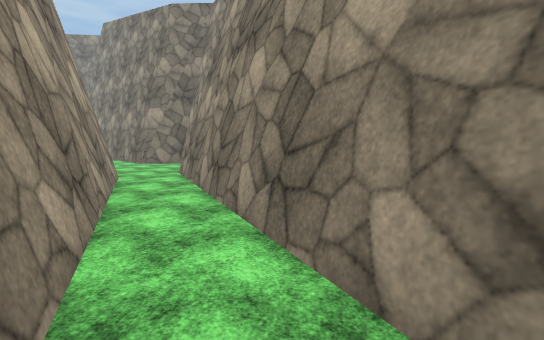
[1] (above)

13 first-person views from a walk through a 3-D level made in the Unity game engine. The camera is 1.2 m above the floor, tilts 6° down and sees 90° across. The floor is counted in squares, 1 m on a side. Each view is taken from the middle of a square. On the plan, view 1 faces up. The plan holds only what a view shows up to about 13 squares ahead; the rest is blank. The place goes on beyond the plan. Surface patterns are stand-ins for the level's own textures.

[2]
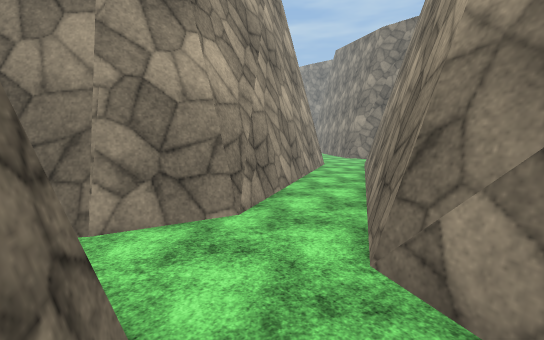

[3]
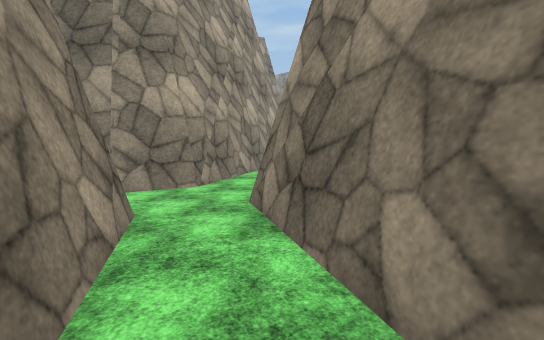

[4]
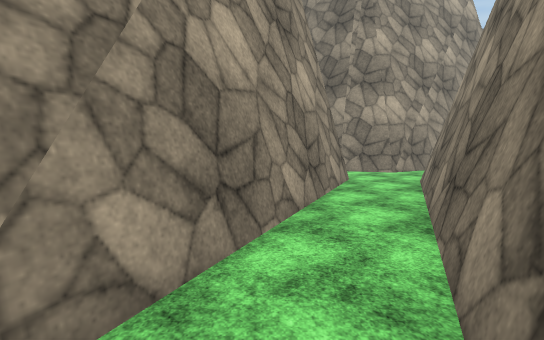

[5]
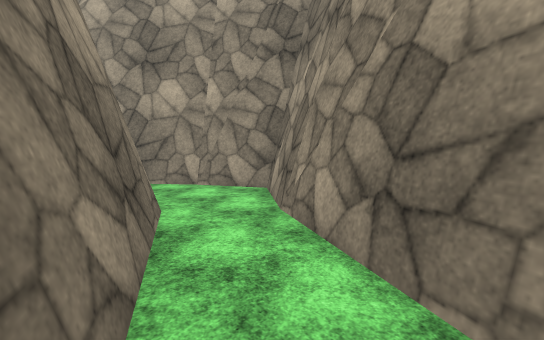

[6]
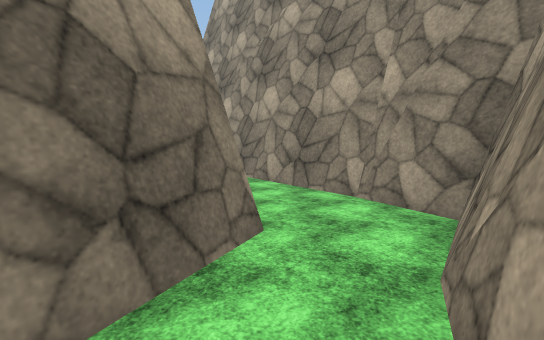

[7]
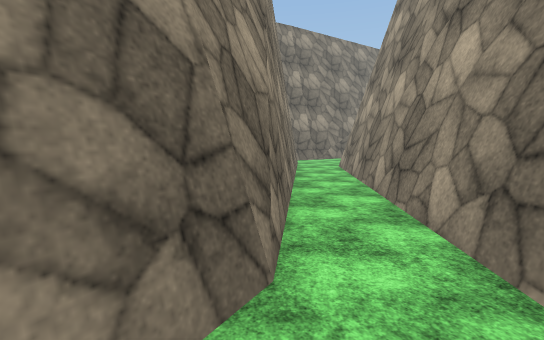

[8]
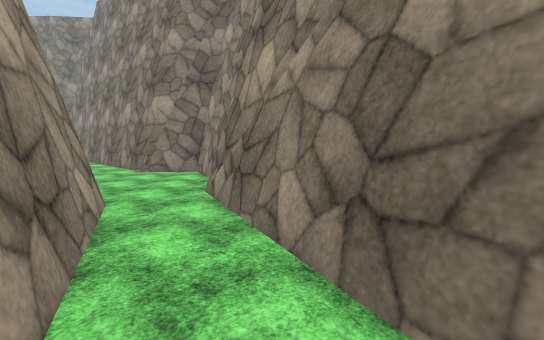

[9]
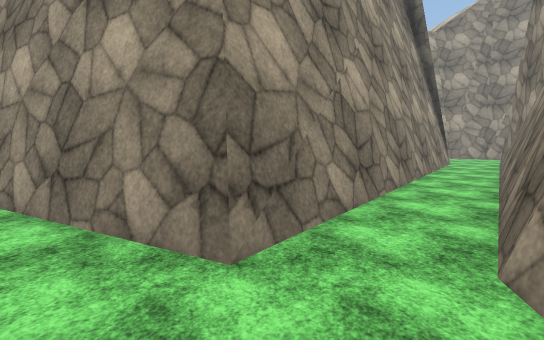

[10]
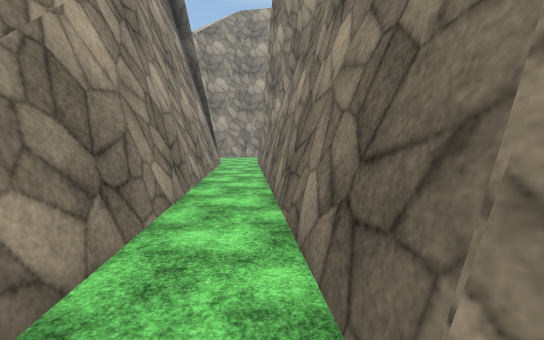

[11]
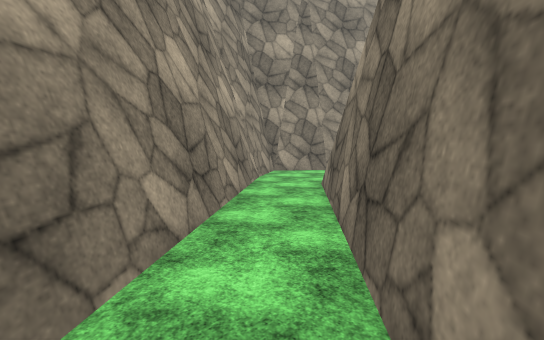

[12]
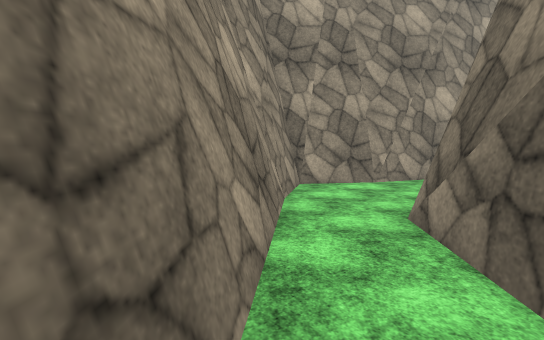

[13]
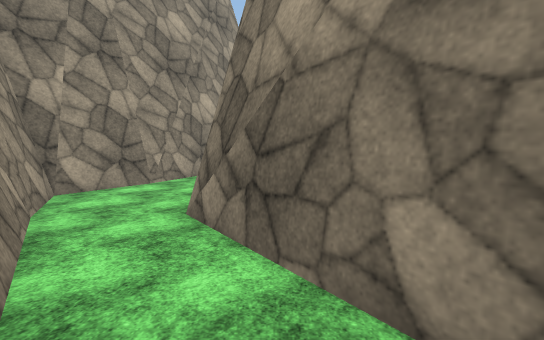

### Floor plan
Points are (right, up) in squares from view 1. A wall is a line through its corners. A room is listed if a view was taken in it or the views show most of it. See-through windows are left out.
Room 1 (views 1, 9, 10)
walls: (2.9, -0.8) (2, -0.4) (0.9, 1.8); (-1, -0.3) (-1.4, -2.1); (3.1, -0.6) (2.2, -0.2) (1.1, 2); (-1.3, -2) (-2.1, -2.9); (-1.5, 0.8) (-0.8, -0.5) (-1.2, -2.1) (-1.8, -2.9); (-1.3, 1.1) (-0.5, -0.4); (0.2, -4.3) (1.3, -3); (0.1, -4.7) (1.5, -3)
ways out: opening at (2, -2) to room 2; opening at (0, 2) to room 6; opening at (-1, -4) to room 9
Room 2 (view 2)
walls: (1.6, -2.8) (4, -4); (1.5, -3) (3.9, -4.2); (4.9, -1.8) (2.9, -0.8); (5, -1.6) (3.1, -0.6)
ways out: opening at (2, -2) to room 1; opening at (4, -3) to room 3
Room 3 (views 3, 5)
walls: (4, -4) (6.2, -5.1); (3.9, -4.2) (5.9, -5.3); (6.9, -2.8) (4.9, -1.8); (7.2, -2.7) (5, -1.6)
ways out: opening at (4, -3) to room 2; opening at (6, -4) to room 5
Room 4 (views 4, 7)
walls: (10.7, -4.7) (8.9, -3.8); (10.7, -7.8) (11.2, -8.2); (12.3, -7.5) (13.1, -7.2); (10.4, -7.9) (11, -8.3) (12.8, -7.2); (9.1, -6.7) (10.9, -8.1); (12.9, -7.1) (15, -5.4); (8.9, -6.9) (10.5, -8.1); (13, -7.3) (15.1, -5.6); (12.7, -4.2) (10.9, -4.6); (12.5, -4) (10.7, -4.5) (9.2, -3.7); (8, -6.2) (9.1, -6.8); (13.1, -3.5) (12.3, -4)
low walls: (9.1, -6.5) (11, -8) (12.8, -6.9); (12.8, -7) (15.1, -5.1); (8.7, -6.3) (9.2, -6.6); (13.3, -3.7) (12.4, -4.2)
ways out: opening at (8, -5) to room 5; opening at (14, -5) to room 8
Room 5 (view 6)
walls: (6.2, -5.1) (8.8, -6.4); (5.9, -5.3) (8.1, -6.4); (8.9, -3.8) (6.9, -2.8); (9.2, -3.7) (7.2, -2.7)
ways out: opening at (6, -4) to room 3; opening at (8, -5) to room 4
Room 6 (view 8)
walls: (-5.3, 8.7) (-1.5, 0.8); (-5.2, 9) (-1.3, 1.1); (-3.8, 13.1) (-4.7, 14.9); (-4.3, 14.5) (-4.8, 15.2); (-5, 15.1) (-6.6, 15); (1.1, 2) (-2.5, 9.2); (0.9, 1.8) (-3.4, 10.6)
low walls: (-4, 12.9) (-4.9, 14.7); (-4.6, 14.6) (-5, 15.1); (-4.7, 14.9) (-6.6, 14.8)
ways out: opening at (0, 2) to room 1
Room 7 (view 11)
walls: (18, -3.2) (19.6, -2); (17.7, -3.2) (19.6, -1.7); (19.5, 1.3) (16, -1.5)
low walls: (17.8, -3) (19.5, -1.6)
ways out: opening at (17, -3) to room 8
Room 8 (views 12, 13)
walls: (13.9, -3.1) (13.1, -3.5); (16, -1.5) (12.7, -4.2); (15, -5.4) (17.7, -3.2); (15.1, -5.6) (18, -3.2)
low walls: (15.1, -5.1) (17.8, -3)
ways out: opening at (14, -5) to room 4; opening at (17, -3) to room 7
Room 9 (no view inside)
walls: (-2, -7) (0.2, -4.3); (-2.1, -2.9) (-4.3, -5.6); (-1.8, -2.9) (-4.2, -5.7)
ways out: opening at (-1, -4) to room 1; opening at (-3, -7) to room 10
Room 10 (no view inside)
walls: (-4.2, -5.7) (-6.6, -8.6); (-4.3, -5.6) (-6.5, -8.2); (-5, -10.6) (-2, -7)
ways out: opening at (-3, -7) to room 9

Positions as (right, up) in squares from view 1, and headings:
1: (0, 0), facing up
2: (3, -3), facing up-left
3: (6, -4), facing up-left
4: (10, -5), facing left
5: (6, -3), facing down-right
6: (7, -5), facing right
7: (11, -6), facing up-right
8: (-2, 4), facing up
9: (1, 0), facing down
10: (0, -2), facing down-left
11: (19, 0), facing down-left
12: (17, -3), facing down-left
13: (17, -3), facing left
